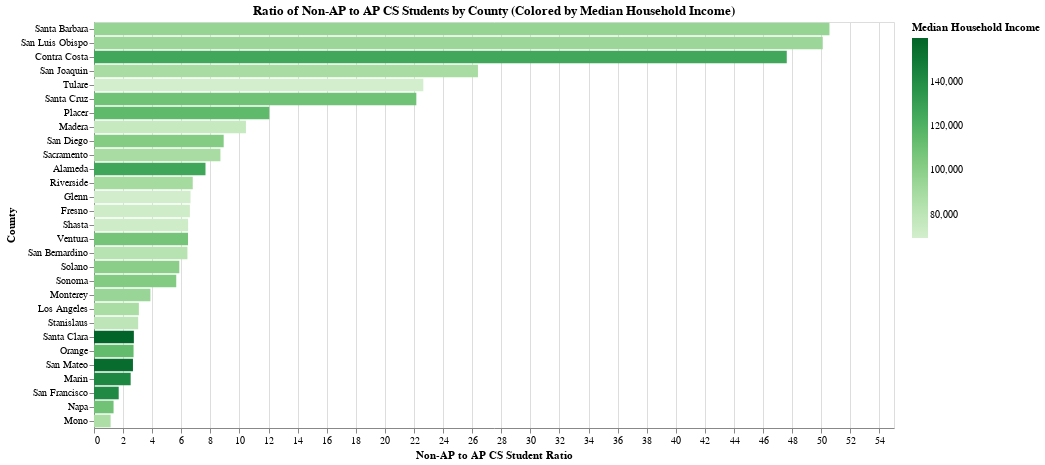

Notebook code cell kept with this figure:
### Code cell
no_outliers_ratio_chart = create_ap_to_non_ap_ratio_chart(merged_df_no_outliers)
no_outliers_ratio_chart.save('no_outliers_ratio_chart.svg')
no_outliers_ratio_chart

### Figure 1 — Vega-Lite specification as saved in the notebook (floating-point values rounded to 4 significant figures)
{"config": {"view": {"continuousWidth": 300, "continuousHeight": 300}}, "data": {"name": "data-64d8c09a58da4207ccd1ee1f6f22d0ed"}, "mark": {"type": "bar"}, "encoding": {"color": {"field": "Median Household Income", "scale": {"domain": [69490.0, 159700.0], "scheme": "greens"}, "type": "quantitative"}, "tooltip": [{"field": "County", "type": "nominal"}, {"field": "AP CS", "type": "quantitative"}, {"field": "Non-AP CS", "type": "quantitative"}, {"field": "Non-AP to AP Ratio", "type": "quantitative"}, {"field": "Median Household Income", "type": "quantitative"}], "x": {"field": "Non-AP to AP Ratio", "title": "Non-AP to AP CS Student Ratio", "type": "quantitative"}, "y": {"field": "County", "sort": "-x", "title": "County", "type": "nominal"}}, "height": 406, "title": "Ratio of Non-AP to AP CS Students by County (Colored by Median Household Income)", "width": 800, "$schema": "https://vega.github.io/schema/vega-lite/v6.1.0.json", "datasets": {"data-64d8c09a58da4207ccd1ee1f6f22d0ed": [{"County": "Alameda", "AP CS": 792.0, "Non-AP CS": 6070.0, "Overall Enrollment": 69300.0, "Non-AP to AP Ratio": 7.664, "Median Household Income": 126240}, {"County": "Contra Costa", "AP CS": 102.0, "Non-AP CS": 4858.0, "Overall Enrollment": 56760.0, "Non-AP to AP Ratio": 47.63, "Median Household Income": 125727}, {"County": "Fresno", "AP CS": 377.0, "Non-AP CS": 2486.0, "Overall Enrollment": 61190.0, "Non-AP to AP Ratio": 6.594, "Median Household Income": 71434}, {"County": "Glenn", "AP CS": 11.0, "Non-AP CS": 73.0, "Overall Enrollment": 1775.0, "Non-AP to AP Ratio": 6.636, "Median Household Income": 70487}, {"County": "Los Angeles", "AP CS": 5639.0, "Non-AP CS": 17400.0, "Overall Enrollment": 459600.0, "Non-AP to AP Ratio": 3.086, "Median Household Income": 87760}, {"County": "Madera", "AP CS": 27.0, "Non-AP CS": 282.0, "Overall Enrollment": 9603.0, "Non-AP to AP Ratio": 10.44, "Median Household Income": 75496}, {"County": "Marin", "AP CS": 146.0, "Non-AP CS": 368.0, "Overall Enrollment": 10610.0, "Non-AP to AP Ratio": 2.521, "Median Household Income": 142785}, {"County": "Mono", "AP CS": 7.0, "Non-AP CS": 8.0, "Overall Enrollment": 780.0, "Non-AP to AP Ratio": 1.143, "Median Household Income": 86953}, {"County": "Monterey", "AP CS": 512.0, "Non-AP CS": 1986.0, "Overall Enrollment": 22350.0, "Non-AP to AP Ratio": 3.879, "Median Household Income": 94486}, {"County": "Napa", "AP CS": 151.0, "Non-AP CS": 203.0, "Overall Enrollment": 6845.0, "Non-AP to AP Ratio": 1.344, "Median Household Income": 108970}, {"County": "Orange", "AP CS": 2357.0, "Non-AP CS": 6409.0, "Overall Enrollment": 159000.0, "Non-AP to AP Ratio": 2.719, "Median Household Income": 113702}, {"County": "Placer", "AP CS": 131.0, "Non-AP CS": 1579.0, "Overall Enrollment": 23450.0, "Non-AP to AP Ratio": 12.05, "Median Household Income": 114678}, {"County": "Riverside", "AP CS": 748.0, "Non-AP CS": 5078.0, "Overall Enrollment": 134800.0, "Non-AP to AP Ratio": 6.789, "Median Household Income": 89672}, {"County": "Sacramento", "AP CS": 159.0, "Non-AP CS": 1382.0, "Overall Enrollment": 75170.0, "Non-AP to AP Ratio": 8.692, "Median Household Income": 88724}, {"County": "San Bernardino", "AP CS": 696.0, "Non-AP CS": 4470.0, "Overall Enrollment": 125300.0, "Non-AP to AP Ratio": 6.422, "Median Household Income": 82184}, {"County": "San Diego", "AP CS": 694.0, "Non-AP CS": 6187.0, "Overall Enrollment": 158600.0, "Non-AP to AP Ratio": 8.915, "Median Household Income": 102285}, {"County": "San Francisco", "AP CS": 308.0, "Non-AP CS": 523.0, "Overall Enrollment": 21380.0, "Non-AP to AP Ratio": 1.698, "Median Household Income": 141446}, {"County": "San Joaquin", "AP CS": 58.0, "Non-AP CS": 1531.0, "Overall Enrollment": 46710.0, "Non-AP to AP Ratio": 26.4, "Median Household Income": 88531}, {"County": "San Luis Obispo", "AP CS": 10.0, "Non-AP CS": 501.0, "Overall Enrollment": 11160.0, "Non-AP to AP Ratio": 50.1, "Median Household Income": 93398}, {"County": "San Mateo", "AP CS": 407.0, "Non-AP CS": 1090.0, "Overall Enrollment": 29030.0, "Non-AP to AP Ratio": 2.678, "Median Household Income": 156000}, {"County": "Santa Barbara", "AP CS": 16.0, "Non-AP CS": 809.0, "Overall Enrollment": 20500.0, "Non-AP to AP Ratio": 50.56, "Median Household Income": 95977}, {"County": "Santa Clara", "AP CS": 1783.0, "Non-AP CS": 4886.0, "Overall Enrollment": 84030.0, "Non-AP to AP Ratio": 2.74, "Median Household Income": 159674}, {"County": "Santa Cruz", "AP CS": 25.0, "Non-AP CS": 554.0, "Overall Enrollment": 12570.0, "Non-AP to AP Ratio": 22.16, "Median Household Income": 109266}, {"County": "Shasta", "AP CS": 100.0, "Non-AP CS": 647.0, "Overall Enrollment": 8438.0, "Non-AP to AP Ratio": 6.47, "Median Household Income": 71931}, {"County": "Solano", "AP CS": 141.0, "Non-AP CS": 827.0, "Overall Enrollment": 19390.0, "Non-AP to AP Ratio": 5.865, "Median Household Income": 99994}, {"County": "Sonoma", "AP CS": 110.0, "Non-AP CS": 622.0, "Overall Enrollment": 21320.0, "Non-AP to AP Ratio": 5.655, "Median Household Income": 102840}, {"County": "Stanislaus", "AP CS": 335.0, "Non-AP CS": 1017.0, "Overall Enrollment": 34020.0, "Non-AP to AP Ratio": 3.036, "Median Household Income": 79661}, {"County": "Tulare", "AP CS": 50.0, "Non-AP CS": 1132.0, "Overall Enrollment": 30780.0, "Non-AP to AP Ratio": 22.64, "Median Household Income": 69489}, {"County": "Ventura", "AP CS": 279.0, "Non-AP CS": 1803.0, "Overall Enrollment": 43920.0, "Non-AP to AP Ratio": 6.462, "Median Household Income": 107327}]}}
